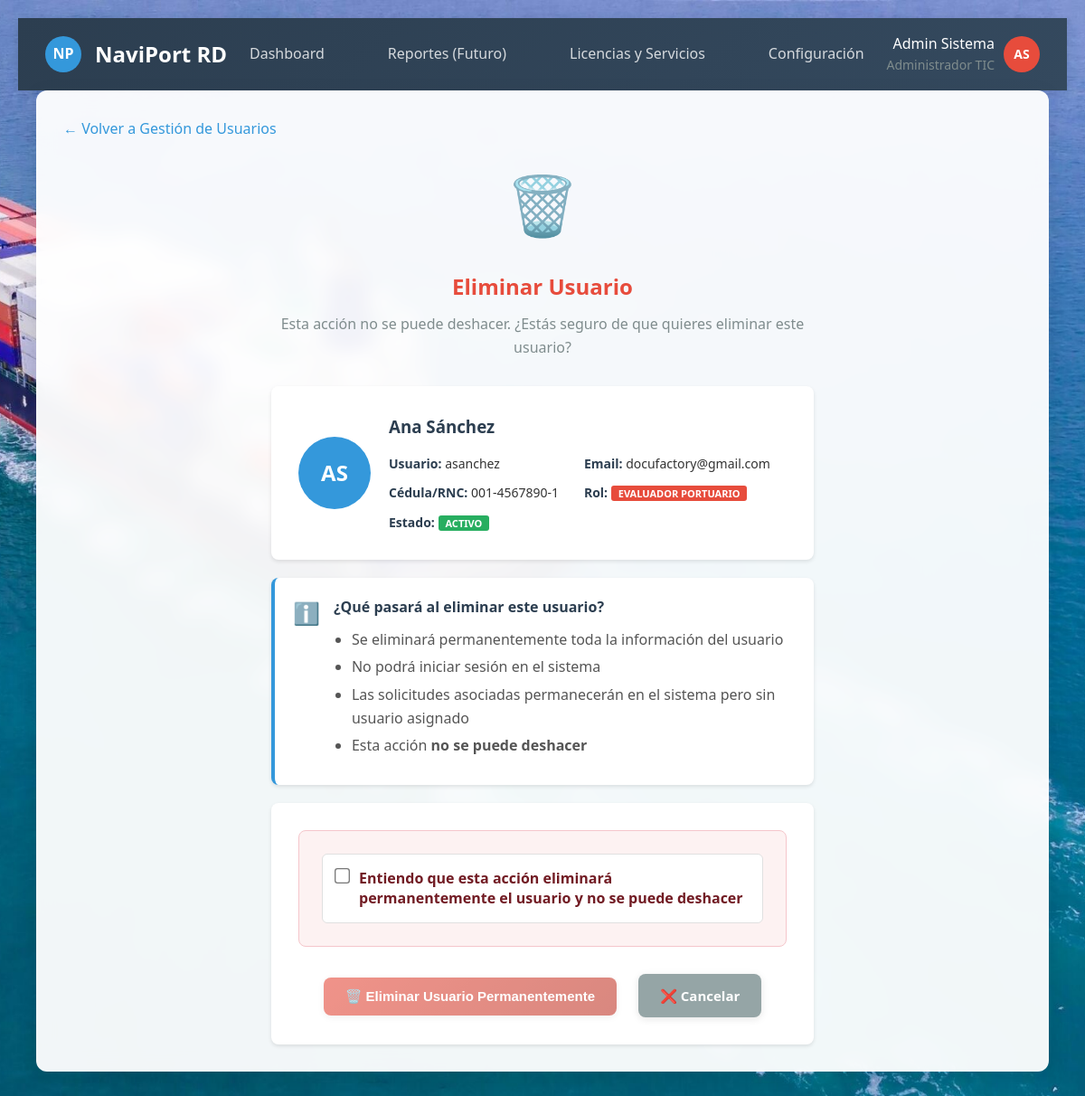
/accounts/usuarios/1/eliminar/ (signed in), run on the app's committed database.
### accounts/models.py (models this page shows, shortened)
class User(AbstractUser):
    ROLE_CHOICES = [
        ('solicitante', 'Solicitante'),
        ('evaluador', 'Evaluador Portuario'),
        ('supervisor', 'Supervisor'),
        ('admin_tic', 'Administrador TIC'),
        ('oficial_acceso', 'Oficial de Acceso Físico'),
        ('direccion', 'Dirección Logística'),
    ]
    role = models.CharField(
        max_length=20,
        choices=ROLE_CHOICES,
        default='solicitante',
        verbose_name='Rol'
    )
    cedula_rnc = models.CharField(
        max_length=20,
        unique=True,
        validators=[
            RegexValidator(
                regex=r'^(\d{3}-\d{7}-\d{1}|\d{3}-\d{5}-\d{1})$',
                message='Formato inválido. Use XXX-XXXXXXX-X para cédula o XXX-XXXXX-X para RNC'
            )
        ],
        verbose_name='Cédula/RNC'
    )
    telefono = models.CharField(
        max_length=15,
        blank=True,
        validators=[
            RegexValidator(
                regex=r'^\+?1?\d{9,15}$',
                message='Número de teléfono inválido'
            )
        ],
        verbose_name='Teléfono'
    )
    empresa = models.ForeignKey(
        'Empresa',
        on_delete=models.SET_NULL,
        null=True,
        blank=True,
        related_name='usuarios',
        verbose_name='Empresa'
    )
    es_admin_empresa = models.BooleanField(default=False, verbose_name='Admin de Empresa')
    puede_crear_usuarios = models.BooleanField(default=False, verbose_name='Puede Crear Usuarios')
    activo = models.BooleanField(default=True, verbose_name='Activo')
    created_at = models.DateTimeField(auto_now_add=True, verbose_name='Creado el')
    updated_at = models.DateTimeField(auto_now=True, verbose_name='Actualizado el')
    failed_login_attempts = models.PositiveIntegerField(default=0, verbose_name='Intentos fallidos')
    is_locked = models.BooleanField(default=False, verbose_name='Bloqueado')
    locked_until = models.DateTimeField(null=True, blank=True, verbose_name='Bloqueado hasta')
    last_login_ip = models.GenericIPAddressField(null=True, blank=True, verbose_name='Última IP')
    class Meta:
        verbose_name = 'Usuario'
        verbose_name_plural = 'Usuarios'
        ordering = ['-created_at']
    def get_display_name(self):
        return self.get_full_name() or self.username
    def get_role_display_with_admin(self):
        role_display = self.get_role_display()
        if self.es_admin_empresa and self.role == 'solicitante':
            return f"{role_display} (Administrador)"
        return role_display

### accounts/views.py (the view)
# urls.py: path('usuarios/<int:usuario_id>/eliminar/', eliminar_usuario, name='eliminar_usuario'),
@login_required
def eliminar_usuario(request, usuario_id):
    usuario = get_object_or_404(User, id=usuario_id)
    if request.user.role in ['evaluador', 'supervisor', 'admin_tic']:
        pass
    elif request.user.es_admin_empresa and request.user.empresa == usuario.empresa:
        pass
    else:
        messages.error(request, 'No tienes permisos para eliminar este usuario.')
        return redirect('accounts:gestionar_usuarios')
    if usuario == request.user:
        messages.error(request, 'No puedes eliminar tu propio usuario.')
        return redirect('accounts:gestionar_usuarios')
    if request.method == 'POST':
        username = usuario.username
        usuario.delete()
        messages.success(request, f'Usuario "{username}" eliminado exitosamente.')
        return redirect('accounts:gestionar_usuarios')
    solicitudes_count = getattr(usuario, 'solicitudes', None)
    if solicitudes_count:
        solicitudes_count = solicitudes_count.count()
    else:
        solicitudes_count = 0
    context = {
        'usuario': usuario,
        'solicitudes_count': solicitudes_count
    }
    return render(request, 'accounts/eliminar_usuario.html', context)

### templates/accounts/eliminar_usuario.html (shortened to what this page needs)
{% extends 'base.html' %}
{% block content %}
{% if user.role == 'evaluador' or user.role == 'supervisor' or user.role == 'admin_tic' %}
<div class="navbar">
    <div class="navbar-brand">
        <div class="logo">NP</div>
        NaviPort RD
    </div>
    <ul class="navbar-menu">
        <li><a href="{% url 'evaluacion:dashboard' %}" style="color: inherit; text-decoration: none;">Dashboard</a></li>
        <li>Reportes (Futuro)</li>
        <li><a href="{% url 'evaluacion:gestion_licencias_servicios' %}" style="color: inherit; text-decoration: none;">Licencias y Servicios</a></li>
        <li><a href="{% url 'evaluacion:configuracion' %}" style="color: inherit; text-decoration: none;">Configuración</a></li>
    </ul>
    <div class="navbar-user">
        <div style="text-align: right; margin-right: 10px;">
            <div style="font-weight: 500;">{{ user.get_display_name }}</div>
            <div style="font-size: 14px; color: #7f8c8d;">{{ user.get_role_display_with_admin }}</div>
        </div>
        <div class="user-avatar">{{ user.get_display_name|slice:':1'|upper }}{{ user.last_name|slice:':1'|upper }}</div>
    </div>
</div>
{% endif %}
<div class="content-area">
    <div style="margin-bottom: 20px;">
        <a href="{% url 'accounts:gestionar_usuarios' %}" style="color: #3498db; text-decoration: none;">← Volver a Gestión de Usuarios</a>
    </div>
    <div class="delete-container">
        <div class="delete-header">
            <div class="delete-icon">🗑️</div>
            <h2>Eliminar Usuario</h2>
            <p>Esta acción no se puede deshacer. ¿Estás seguro de que quieres eliminar este usuario?</p>
        </div>
        <div class="user-info-card">
            <div class="user-avatar-large">
                {{ usuario.get_display_name|slice:':1'|upper }}{{ usuario.last_name|slice:':1'|upper }}
            </div>
            <div class="user-details">
                <h3>{{ usuario.get_full_name|default:usuario.username }}</h3>
                <div class="user-meta">
                    <div class="meta-item">
                        <strong>Usuario:</strong> {{ usuario.username }}
                    </div>
                    <div class="meta-item">
                        <strong>Email:</strong> {{ usuario.email|default:"Sin email" }}
                    </div>
                    <div class="meta-item">
                        <strong>Cédula/RNC:</strong> {{ usuario.cedula_rnc }}
                    </div>
                    <div class="meta-item">
                        <strong>Rol:</strong>
                        <span class="badge badge-{{ usuario.role }}">{{ usuario.get_role_display }}</span>
                    </div>
                    <div class="meta-item">
                        <strong>Estado:</strong>
                        {% if usuario.is_active %}
                            <span class="badge badge-success">Activo</span>
                        {% else %}
                            <span class="badge badge-danger">Inactivo</span>
                        {% endif %}
                    </div>
                </div>
            </div>
        </div>
        <div class="info-box">
            <div class="info-icon">ℹ️</div>
            <div class="info-content">
                <h4>¿Qué pasará al eliminar este usuario?</h4>
                <ul>
                    <li>Se eliminará permanentemente toda la información del usuario</li>
                    <li>No podrá iniciar sesión en el sistema</li>
                    <li>Las solicitudes asociadas permanecerán en el sistema pero sin usuario asignado</li>
                    <li>Esta acción <strong>no se puede deshacer</strong></li>
                </ul>
            </div>
        </div>
        <form method="post" class="delete-form">
            <div class="confirmation-section">
                <div class="confirmation-steps">
                    <div class="step-item">
                        <label class="checkbox-label">
                            <input type="checkbox" id="confirmUnderstand" required>
                            <span>Entiendo que esta acción eliminará permanentemente el usuario y no se puede deshacer</span>
                        </label>
                    </div>
                </div>
            </div>
            <div class="form-actions">
                <button type="submit" class="btn btn-danger" id="deleteButton" disabled>
                </button>
                <a href="{% url 'accounts:gestionar_usuarios' %}" class="btn btn-secondary">
                    ❌ Cancelar
                </a>
            </div>
        </form>
    </div>
</div>
{% endblock %}

### static/css/base.css (style rules this page uses)
* { margin: 0; padding: 0; box-sizing: border-box; }
body { font-family: 'Segoe UI', Tahoma, Geneva, Verdana, sans-serif; background: url('/media/Ship.jpeg') no-repeat center center fixed; background-size: cover; background-attachment: fixed; min-height: 100vh; line-height: 1.6; color: #333; position: relative; }
.navbar { background: linear-gradient(135deg, #2c3e50, #34495e) !important; color: white !important; padding: 15px 30px !important; display: flex !important; justify-content: space-between !important; align-items: center !important; box-shadow: 0 2px 10px rgba(0,0,0,0.1) !important; width: 100% !important; box-sizing: border-box !important; margin: 0 !important; border-radius: 0 !important; }
.navbar-brand { display: flex !important; align-items: center !important; font-size: 24px !important; font-weight: bold !important; text-decoration: none !important; color: white !important; margin-right: 0 !important; }
.navbar-brand .logo { width: 40px; height: 40px; background: #3498db; border-radius: 50%; margin-right: 15px; display: flex; align-items: center; justify-content: center; font-weight: bold; font-size: 16px; }
.navbar-menu { display: flex !important; list-style: none !important; gap: 30px !important; margin: 0 !important; padding: 0 !important; flex-direction: row !important; }
.navbar-menu li { position: relative; padding: 12px 20px; border-radius: 6px; cursor: pointer; transition: all 0.3s ease; color: rgba(255,255,255,0.8); }
.navbar-menu li a { color: inherit; text-decoration: none; }
.navbar-user { display: flex; align-items: center; position: relative; }
.user-avatar { width: 40px; height: 40px; background: #e74c3c; border-radius: 50%; display: flex; align-items: center; justify-content: center; font-weight: bold; font-size: 14px; cursor: pointer; transition: all 0.3s ease; }
.content-area { background: rgba(255,255,255,0.95); margin: 0 20px 20px 20px; border-radius: 12px; padding: 30px; box-shadow: 0 8px 25px rgba(0,0,0,0.1); backdrop-filter: blur(10px); min-height: calc(100vh - 140px); }
.btn { display: inline-block; padding: 12px 24px; border: none; border-radius: 8px; font-size: 15px; font-weight: 600; text-decoration: none; text-align: center; cursor: pointer; transition: all 0.3s ease; box-shadow: 0 2px 8px rgba(0,0,0,0.1); }
.btn-secondary { background: #95a5a6; color: white; }
.btn-danger { background: linear-gradient(135deg, #e74c3c, #c0392b); color: white; }
.badge { display: inline-block; padding: 4px 8px; font-size: 11px; font-weight: 600; line-height: 1; text-align: center; white-space: nowrap; vertical-align: baseline; border-radius: 4px; }

### data on the page
User: get_display_name "Admin Sistema", get_role_display_with_admin "Administrador TIC", get_display_name "A", last_name "S"
User: get_display_name "A", last_name "S", get_full_name "Ana Sánchez", username "asanchez", email "docufactory@gmail.com", cedula_rnc "001-4567890-1", role "EVALUADOR PORTUARIO"
